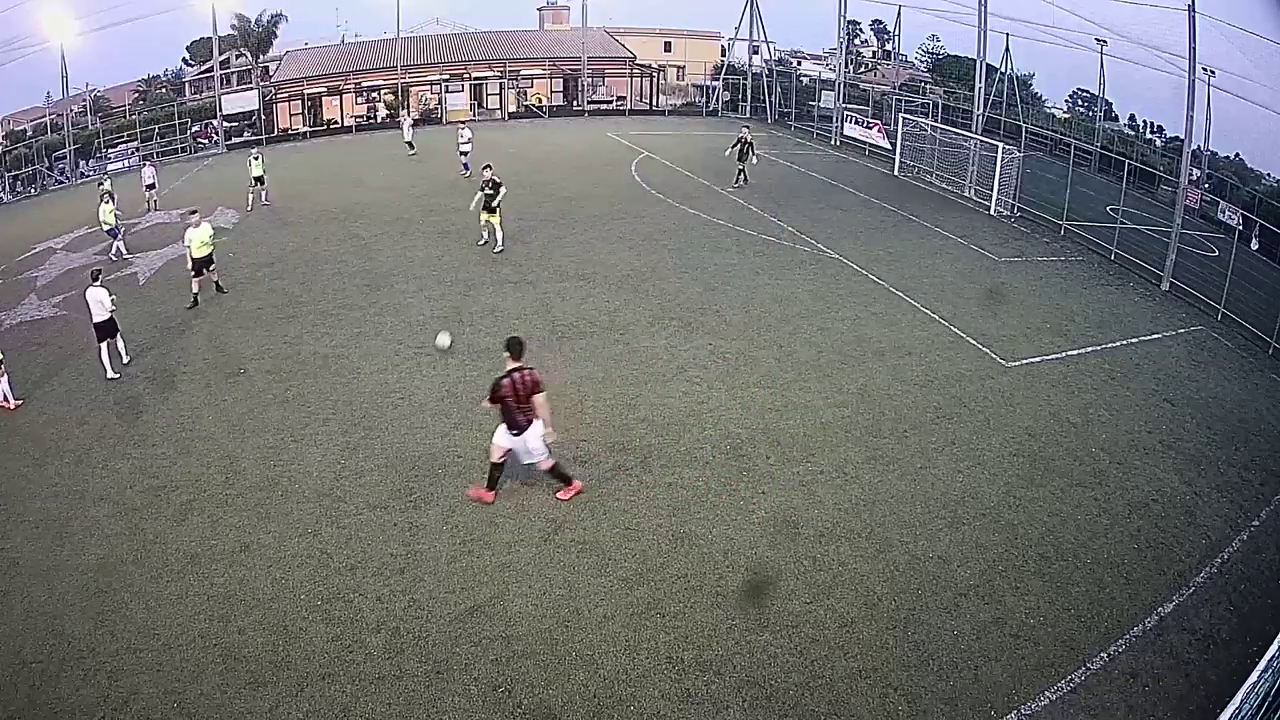
#> input picture football_detection/images/scenes/vlcsnap-2019-07-27-15h12m55s008.png, 1280 x 720 px
$ python football_detection.py --first images/scenes/vlcsnap-2019-07-27-15h12m55s008.png --second images/scenes/vlcsnap-2019-07-27-15h12m55s008.png
#> lines starting #> are read from the running program, lines starting #| are printed output that depends on the picture; after the words box and inside, x2 and y2 are one past the last pixel; in counts of white or black regions, pixels touching at a corner belong together
# USAGE
# --first images/objects/ball1.png --second images/scenes/vlcsnap-2019-07-27-15h12m55s008.png

# -*- coding: utf-8 -*-
"""
Created on Fri Sep 27 10:19:42 2019

@author: DEBAL
"""

# import the necessary packages
import numpy as np
import imutils
import cv2
import argparse
import os

ratio=0.75
#ratio=1
reprojThresh=4.0

# construct the argument parse and parse the arguments
ap = argparse.ArgumentParser()
ap.add_argument("-f", "--first", required=True,
	help="path to the first image")
ap.add_argument("-s", "--second", required=True,
	help="path to the second image")
args = vars(ap.parse_args())

object_list = []
if os.path.isfile(args["first"]):
  print('object is file')
  object_list.append(args["first"])
else:
  print('object is directory')
  for objfile in os.listdir(args["first"]):
    object_list.append(os.path.join(args["first"], objfile))

scene_list = []
if os.path.isfile(args["second"]):
  print('scene is file')
  scene_list.append(args["second"])
else:
  print('object is directory')
  for scenefile in os.listdir(args["second"]):
    scene_list.append(os.path.join(args["second"], scenefile))

descriptor = cv2.xfeatures2d.SIFT_create()

objKeyPtList = []
objFtrList = []

for obj in object_list:
  imageA = cv2.imread(obj)
#> imageA is the input picture: shape (720, 1280, 3); mean B, G, R 114.9, 114.3, 113.8
#  cv2.imshow("Image A", imageA)

  grayA = cv2.cvtColor(imageA, cv2.COLOR_BGR2GRAY)
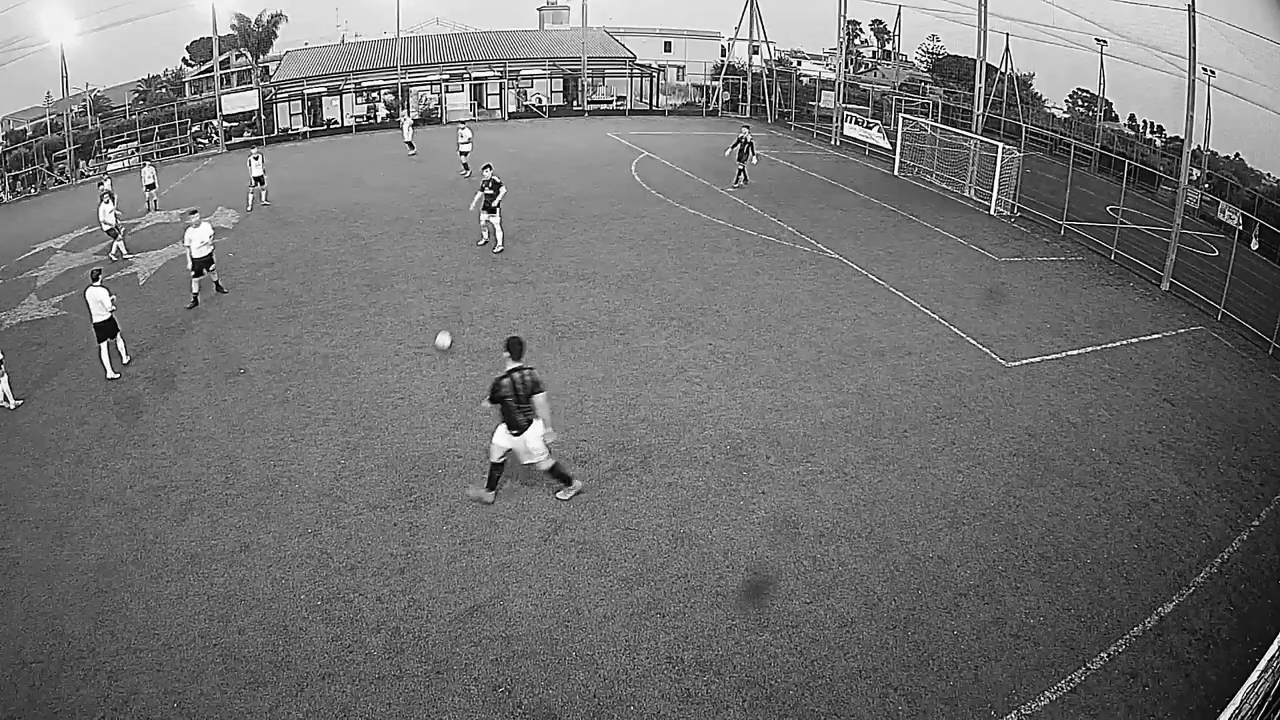
#> grayA: shape (720, 1280); min 0, max 255, mean 114.2

  # detect and extract features from the image
  (kps1, featuresA) = descriptor.detectAndCompute(grayA, None)
#> kps1 = 4897 keypoints; strongest (x, y, size): (1206, 185, 2.2), (1086, 104, 1.9), (256, 158, 2.7), (923, 84, 1.9)

  if type(featuresA) != type(None):
    kpsA = np.float32([kp.pt for kp in kps1])
#> kpsA = 4897 pairs, first value 2.28 to 1277.1, second value 4.39 to 717.1
    objKeyPtList.append(kpsA)
    objFtrList.append(featuresA)

print('Total objects found:',len(objFtrList))
#| Total objects found: 1

for scn in scene_list:
  imageB = cv2.imread(scn)
  cv2.imshow("Image B", imutils.resize(imageB, width=800))
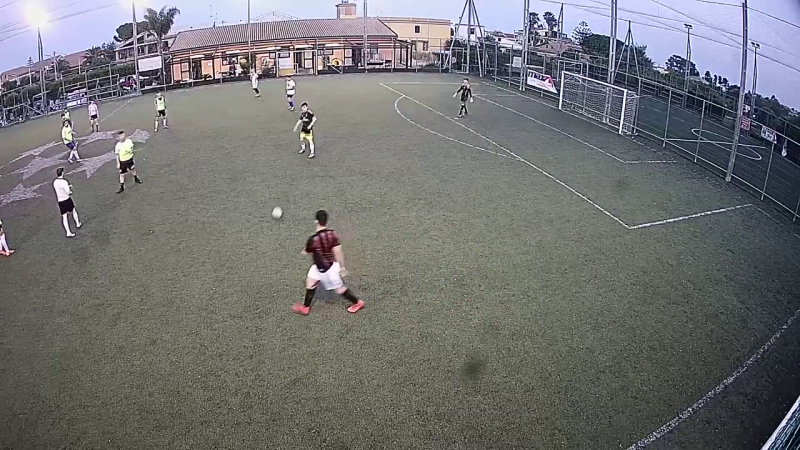
#> window 'Image B': shape (450, 800, 3); mean B, G, R 114.9, 114.3, 113.8

  grayB = cv2.cvtColor(imageB, cv2.COLOR_BGR2GRAY)

  # detect and extract features from the image
  (kps2, featuresB) = descriptor.detectAndCompute(grayB, None)
#> kps2 has the same summary as kps1
  kpsB = np.float32([kp.pt for kp in kps2])
#> kpsB has the same summary as kpsA

  matches = []
  for featuresA in objFtrList:
    # compute the raw matches and initialize the list of actual
    # matches
    matcher = cv2.DescriptorMatcher_create("BruteForce")
    rawMatches = matcher.knnMatch(featuresA, featuresB, 2)

    # loop over the raw matches
    for m in rawMatches:
      # ensure the distance is within a certain ratio of each
      # other (i.e. Lowe's ratio test)
      if len(m) == 2 and m[0].distance < m[1].distance * ratio:
        matches.append((m[0].trainIdx, m[0].queryIdx))

    # computing a homography requires at least 4 matches
#    ptsA = None
    ptsB = None
#    if len(matches) > 4:
    if len(matches) > 0:
      # construct the two sets of points
#      ptsA = np.float32([kpsA[i] for (_, i) in matches])
      ptsB = np.float32([kpsB[i] for (i, _) in matches])

      # compute the homography between the two sets of points
    #  (H, status) = cv2.findHomography(ptsA, ptsB, cv2.RANSAC, reprojThresh)

    if type(ptsB) != type(None):
      for idx in range(len(ptsB)):
        cv2.circle(imageB, (ptsB[idx][0],ptsB[idx][1]), 5, (0, 0, 255), -1)
#> this loop made 1 pass
#> rawMatches on pass 1: 4897 matches
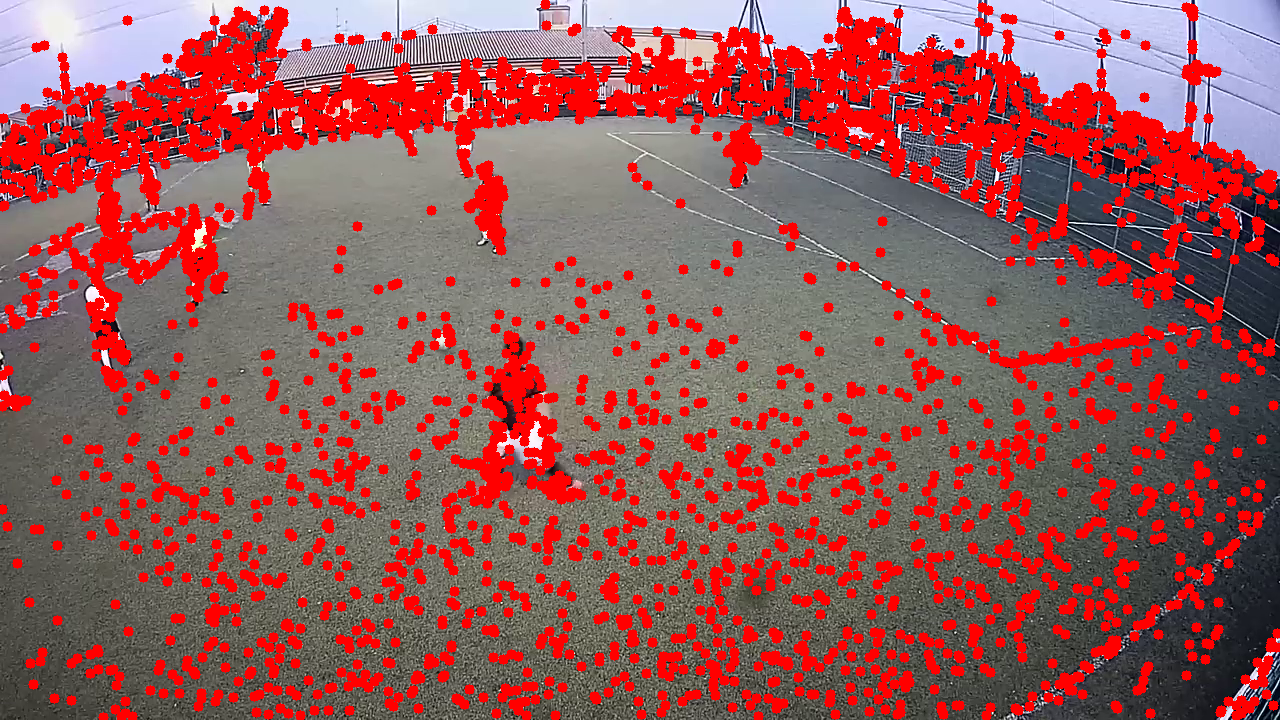
#> imageB: shape (720, 1280, 3); mean B, G, R 88.6, 88.6, 148.7
#> after the loop, matches = 4897 pairs, first value 0 to 4896, second value 0 to 4896

  text = "Matches Found: {}".format(len(matches))
#> text = 'Matches Found: 4897'
  cv2.putText(imageB, text, (30,30), cv2.FONT_HERSHEY_SIMPLEX, 1, (0,0,255),2, cv2.LINE_AA)
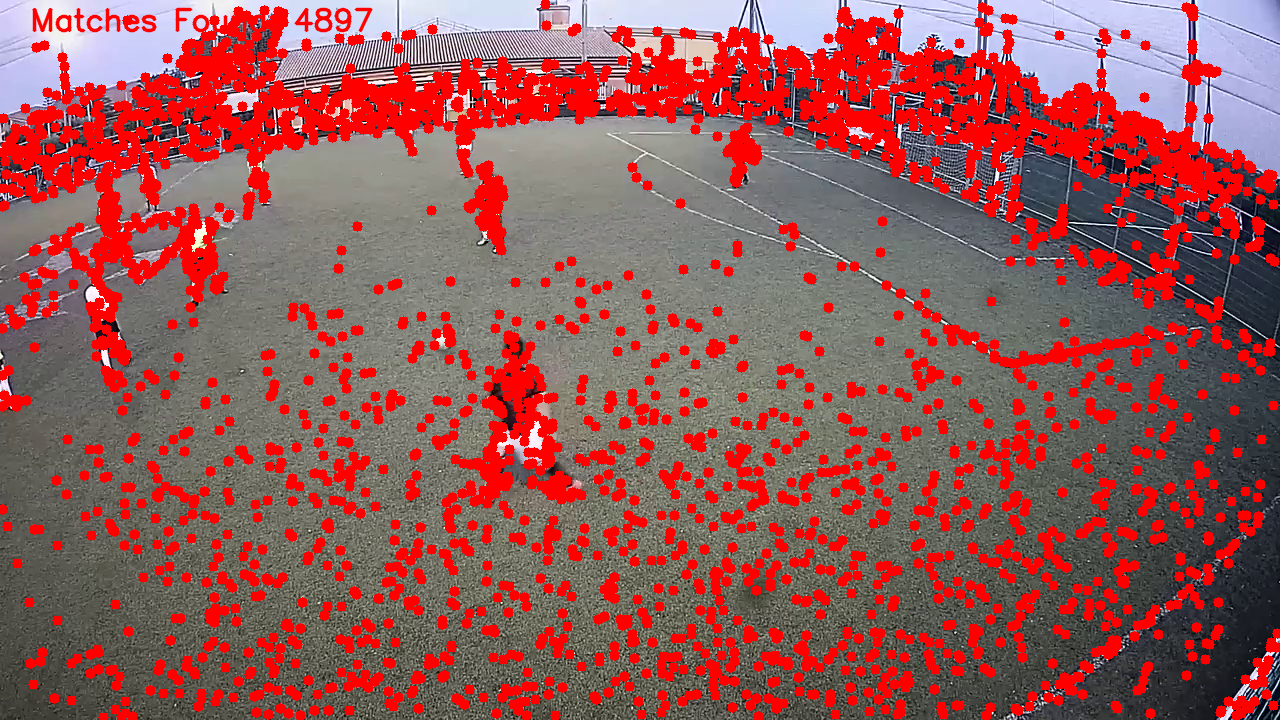
#> imageB: shape (720, 1280, 3); 0.37% of pixels changed, all inside (x1, y1, x2, y2) = (32, 7, 373, 33)

  cv2.imshow("Matches", imutils.resize(imageB, width=800))
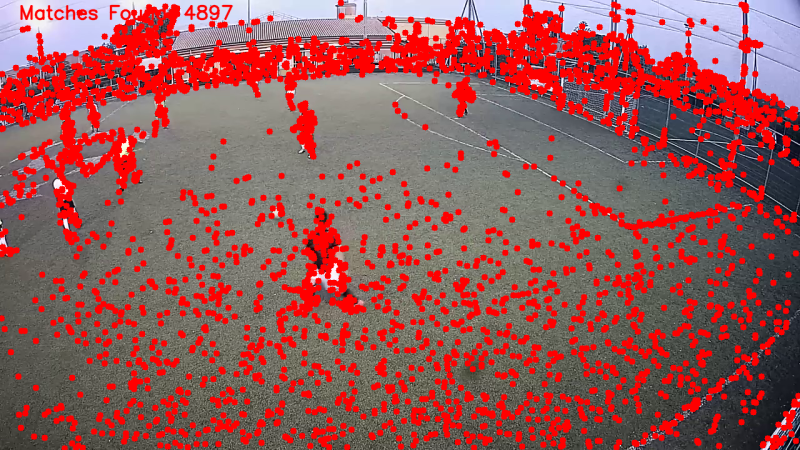
#> window 'Matches': shape (450, 800, 3); mean B, G, R 87.9, 88.1, 148.8
  key = cv2.waitKey()
#> (key Esc is pressed here)
  cv2.destroyAllWindows()

key = cv2.waitKey()
#> (key Esc is pressed here)
cv2.destroyAllWindows()
